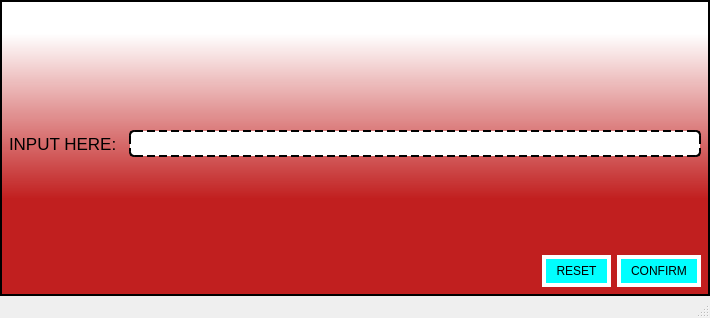
<?xml version="1.0" encoding="UTF-8"?>
<ui version="4.0">
 <class>MainWindow</class>
 <widget class="QMainWindow" name="MainWindow">
  <property name="geometry">
   <rect>
    <x>0</x>
    <y>0</y>
    <width>710</width>
    <height>318</height>
   </rect>
  </property>
  <property name="minimumSize">
   <size>
    <width>710</width>
    <height>318</height>
   </size>
  </property>
  <property name="maximumSize">
   <size>
    <width>710</width>
    <height>318</height>
   </size>
  </property>
  <property name="windowTitle">
   <string>INPUT DIALOG</string>
  </property>
  <property name="styleSheet">
   <string notr="true">#centralwidget{
background-color: qlineargradient(spread:pad, x1:1, y1:0.824, x2:1, y2:0.114, stop:0.215909 rgba(192, 27, 27, 250), stop:1 rgba(255, 255, 255, 255));
border: 2px solid black;
}
QLineEdit{
border: 2px dashed black;
border-radius: 5px;
padding: 2px;
font: 10pt &quot;NSimSun&quot;;
color: rgb(0, 60, 182);
}
QPushButton {
background-color: rgb(0, 255, 255);
border: 4px solid white;
padding: 5px 10px;
font: 13pt &quot;Rage Italic&quot;;
}

QPushButton:pressed
{
background-color: rgb(0, 0, 39);
color: rgb(255,255,255);
border: 6px solid blue;
padding: 5px 5px;
font: 12pt &quot;Rage Italic&quot;;
}
QPushButton:!pressed:hover
{
 background-color: rgba(255, 228, 75, 150);
border: 6px solid blue;
padding: 5px 5px;
font: 10pt &quot;Rage Italic&quot;;
}</string>
  </property>
  <widget class="QWidget" name="centralwidget">
   <layout class="QGridLayout" name="gridLayout">
    <item row="4" column="2" colspan="3">
     <widget class="QLineEdit" name="lineEdit_input">
      <property name="font">
       <font>
        <family>NSimSun</family>
        <pointsize>10</pointsize>
        <weight>50</weight>
        <italic>false</italic>
        <bold>false</bold>
        <stylestrategy>PreferAntialias</stylestrategy>
       </font>
      </property>
      <property name="cursor">
       <cursorShape>ArrowCursor</cursorShape>
      </property>
     </widget>
    </item>
    <item row="6" column="2">
     <spacer name="horizontalSpacer">
      <property name="orientation">
       <enum>Qt::Horizontal</enum>
      </property>
      <property name="sizeHint" stdset="0">
       <size>
        <width>40</width>
        <height>20</height>
       </size>
      </property>
     </spacer>
    </item>
    <item row="4" column="0">
     <widget class="QLabel" name="label">
      <property name="font">
       <font>
        <family>MS Shell Dlg 2</family>
        <pointsize>13</pointsize>
       </font>
      </property>
      <property name="text">
       <string>INPUT HERE:</string>
      </property>
     </widget>
    </item>
    <item row="1" column="0" colspan="5">
     <widget class="QLabel" name="label_message">
      <property name="sizePolicy">
       <sizepolicy hsizetype="Minimum" vsizetype="Minimum">
        <horstretch>0</horstretch>
        <verstretch>0</verstretch>
       </sizepolicy>
      </property>
      <property name="font">
       <font>
        <family>MS PGothic</family>
        <pointsize>13</pointsize>
        <weight>75</weight>
        <italic>true</italic>
        <bold>true</bold>
        <stylestrategy>PreferAntialias</stylestrategy>
       </font>
      </property>
      <property name="text">
       <string/>
      </property>
      <property name="alignment">
       <set>Qt::AlignCenter</set>
      </property>
     </widget>
    </item>
    <item row="6" column="4">
     <widget class="QPushButton" name="pushButton_confirm">
      <property name="text">
       <string>CONFIRM</string>
      </property>
     </widget>
    </item>
    <item row="2" column="2">
     <spacer name="verticalSpacer">
      <property name="orientation">
       <enum>Qt::Vertical</enum>
      </property>
      <property name="sizeHint" stdset="0">
       <size>
        <width>20</width>
        <height>40</height>
       </size>
      </property>
     </spacer>
    </item>
    <item row="5" column="0" colspan="5">
     <spacer name="verticalSpacer_2">
      <property name="orientation">
       <enum>Qt::Vertical</enum>
      </property>
      <property name="sizeHint" stdset="0">
       <size>
        <width>20</width>
        <height>40</height>
       </size>
      </property>
     </spacer>
    </item>
    <item row="6" column="3">
     <widget class="QPushButton" name="pushButton_reset">
      <property name="text">
       <string>RESET</string>
      </property>
     </widget>
    </item>
   </layout>
  </widget>
  <widget class="QStatusBar" name="statusbar"/>
 </widget>
 <resources/>
 <connections/>
</ui>
